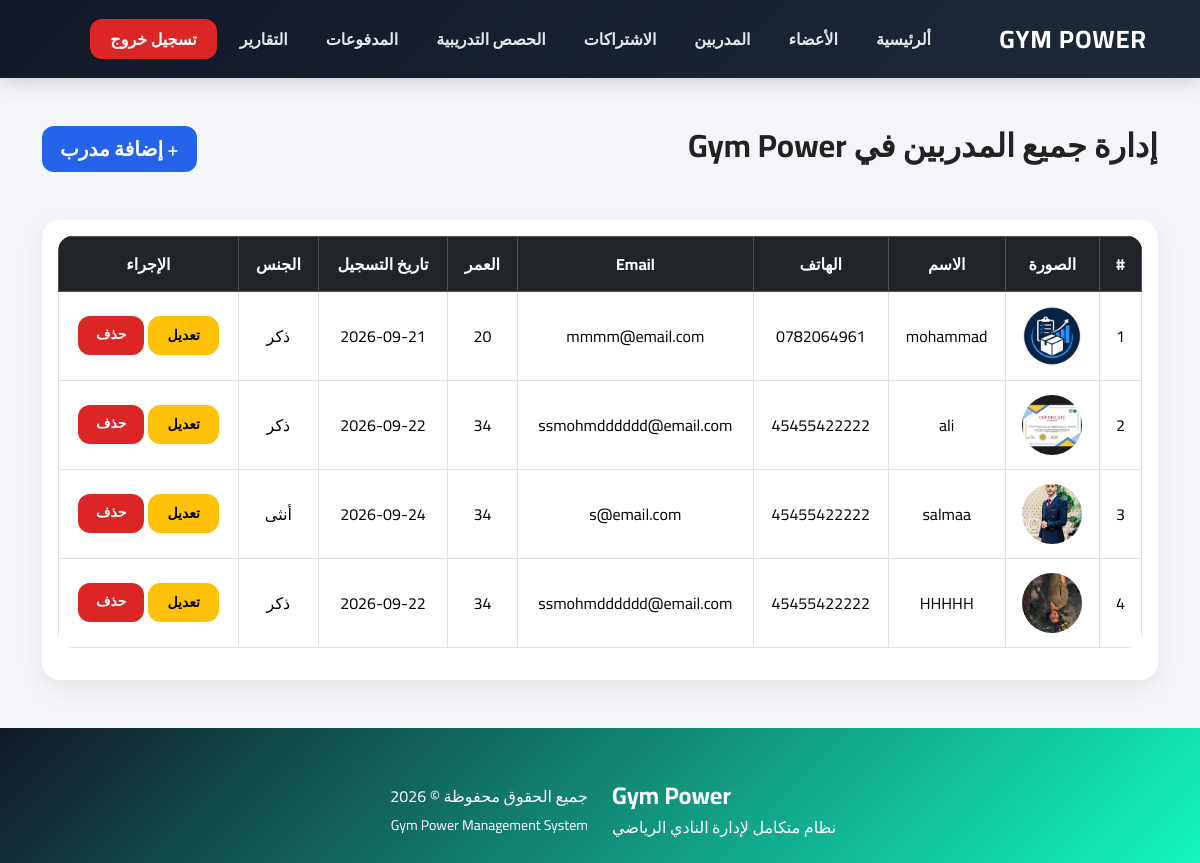
/trainers/show_trainers.php (signed in), run on the app's committed database.
### tables this page shows
CREATE TABLE IF NOT EXISTS `trainers` (
  `id` int NOT NULL AUTO_INCREMENT,
  `name` varchar(200) NOT NULL,
  `phone` varchar(20) NOT NULL,
  `email` varchar(200) NOT NULL,
  `age` tinyint NOT NULL,
  `join_date` date NOT NULL,
  `gender` enum('male','female') NOT NULL,
  `image` varchar(255) NOT NULL,
  PRIMARY KEY (`id`)
);

### trainers/show_trainers.php (the view, shortened to what this page needs)
<?php
require_once "../includes/database.php";
$sql="SELECT * FROM trainers ORDER BY id ASC";
$result=$conn->query($sql);
?>
<!DOCTYPE html>
<html lang="ar" dir="rtl">
<head>
    <link href="https://cdn.jsdelivr.net/npm/bootstrap@5.3.8/dist/css/bootstrap.min.css" rel="stylesheet">
    <link rel="stylesheet" href="../style/style.css">
</head>
<body>
    <?php require_once "../includes/navbar.php" ?>
<div class="container mt-5">
       <div class="d-flex justify-content-between align-items-center">
            <h2 class="fw-bold">إدارة جميع المدربين في Gym Power</h2>
            <a href="add_trainers.php" class="btn btn-primary btn-lg">+ إضافة مدرب</a>
       </div>
    <div class="card mt-5">
        <div class="card-body">
      <div class="table-responsive rounded ">
        <table class="table table-hover table-bordered text-center align-middle">
            <thead class="table-dark">
                 <tr>
                            <th>#</th>
                            <th>الصورة</th>
                            <th>الاسم</th>
                            <th>الهاتف</th>
                            <th>Email</th>
                            <th>العمر</th>
                            <th>تاريخ التسجيل</th>
                            <th>الجنس</th>
                            <th>الإجراء</th>
                        </tr>
                    </thead>
                    <tbody>
                    <?php $id_number=1; while($row= $result ->fetch_assoc()){ ?>
                        <tr>
                            <td><?=   $id_number ++; ?></td>
                            <td><img src="uploads/<?= $row['image']; ?>" width="50" height="50" class="rounded-circle" alt="Member"></td>
                            <td><?= $row['name'] ?></td>
                            <td><?= $row['phone'] ?></td>
                            <td><?= $row['email'] ?></td>
                            <td><?= $row['age'] ?></td>
                            <td><?= $row['join_date'] ?></td>
                            <td><?= $row['gender'] == "male" ? "ذكر" : "أنثى"; ?></td>
                            <td>
                                <div class="d-flex gap-1 justify-content-center">
                                    <a href="edit_trainers.php?id=<?= $row['id'] ?>" class="btn btn-warning btn-sm"> تعديل</a>
                                    <a href="delete_trainers.php?id=<?= $row['id'] ?>"
                                     class="btn btn-danger btn-sm"
                                     onclick="return confirm('هل تريد حذف العضو؟')">
                                     حذف
                                     </a>
                                </div>
                            </td>
                        </tr>
                <?php } ?>
            </tbody>
        </table>
      </div>
    </div>
    </div>
</div>
<?php require_once"../includes/footer.php" ?>
</body>
</html>

### includes/navbar.php (shortened to what this page needs)
<nav class="navbar navbar-expand-lg  ">
    <div class="container-fluid">
    <a href="/GYM_PROJECT/index.php" class="navbar-brand fw-bold ">GYM POWER</a>
<div class="collapse navbar-collapse" id="navbarMenu">
    <div class="navbar-nav mx-auto gap-2">
        <a href="/GYM_PROJECT/index.php" class="nav-link  fw-bold">ألرئيسية</a>
        <a href="/GYM_PROJECT/members/show.php" class="nav-link   fw-bold">الأعضاء</a>
        <a href="/GYM_PROJECT/trainers/show_trainers.php" class="nav-link  fw-bold">المدربين</a>
        <a href="/GYM_PROJECT/memberships/show_memberships.php" class="nav-link   fw-bold">الاشتراكات</a>
        <a href="/GYM_PROJECT/classes/show_classes.php" class="nav-link   fw-bold">الحصص التدريبية</a>
        <a href="/GYM_PROJECT/payments/payments.php" class="nav-link   fw-bold">المدفوعات</a>
        <a href="/GYM_PROJECT/reports/reports.php" class="nav-link  fw-bold">التقارير</a>
        <a href="/GYM_PROJECT/logout.php" class="btn btn-danger">تسجيل خروج</a>
    </div>
    </div>
    </div>
</nav>

### includes/footer.php
<footer class="text-white mt-5 py-4" style="background: linear-gradient(135deg,#111827, #12f7c2);">
    <div class="container">
        <div class="row align-items-center">
            <div class="col-md-6 text-center text-md-start mb-3 mb-md-0">
                <h4 class="fw-bold mb-1">Gym Power</h4>
                <p class="mb-0">نظام متكامل لإدارة النادي الرياضي</p>
            </div>
            <div class="col-md-6 text-center text-md-end">
                <p class="mb-1">
                    جميع الحقوق محفوظة © 2026
                </p>
                <small>
                    Gym Power Management System
                </small>
            </div>
        </div>
    </div>
</footer>

### style/style.css (style rules this page uses)
* { font-family: 'Cairo', sans-serif; }
body { background:#f4f6f9; color:#222; }
.navbar { background:linear-gradient(135deg,#111827,#1f2937); padding:15px 25px; box-shadow:0 5px 20px rgba(0,0,0,.15); }
.navbar-brand { color:white !important; font-size:25px; letter-spacing:1px; }
.nav-link { color:#e5e7eb !important; transition:.3s; border-radius:10px; padding:8px 15px !important; }
.navbar .btn-danger { border-radius:12px; padding:8px 20px; }
.container { margin-top:30px; }
.card { border:none; border-radius:18px; box-shadow: 0 8px 25px rgba(0,0,0,.08); overflow:hidden; transition:.3s; }
.table { background:white; border-radius:15px; overflow:hidden; }
.table thead { background:#111827; color:white; }
.table th { padding:15px; font-weight:700; }
.table td { vertical-align:middle; padding:14px; }
.table tbody tr { transition:.2s; }
.btn { border-radius:12px; padding:8px 18px; font-weight:600; transition:.3s; }
.btn-primary { background:#2563eb; border:none; }
.btn-danger { background:#dc2626; border:none; }
img { border-radius:15px; }
.table img { width:60px; height:60px; object-fit:cover; }

### data on the page
trainers: image (picture), name "mohammad", phone "0782064961", email "mmmm@email.com", age "20", join_date "2026-09-21", gender "ذكر"
trainers: image (picture), name "ali", phone "45455422222", email "ssmohmdddddd@email.com", age "34", join_date "2026-09-22", gender "ذكر"
trainers: image (picture), name "salmaa", phone "45455422222", email "s@email.com", age "34", join_date "2026-09-24", gender "أنثى"
trainers: image (picture), name "HHHHH", phone "45455422222", email "ssmohmdddddd@email.com", age "34", join_date "2026-09-22", gender "ذكر"
